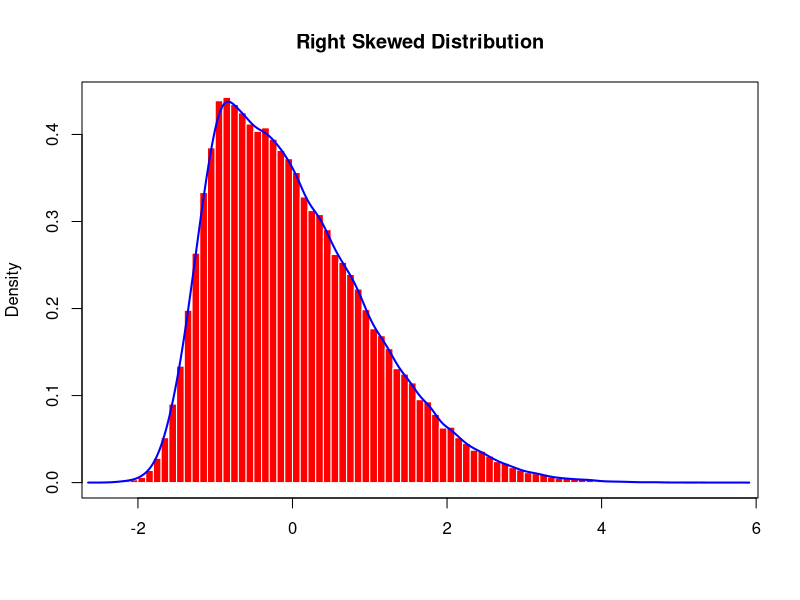
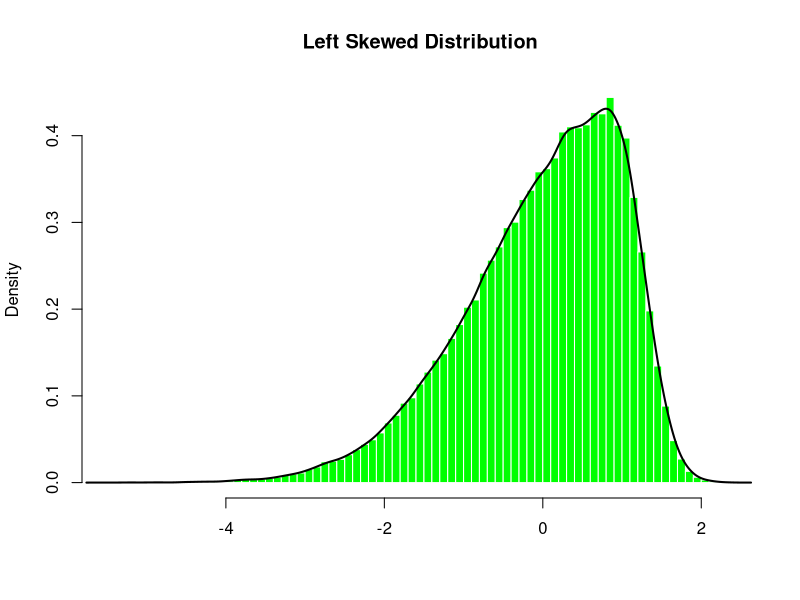

The R source for these figures, in order:
# Clear graphics and data
graphics.off()
rm(list = ls())

# Load Packages
library(fGarch)

# Right skewed generation of random numbers.
r = rsnorm(n = 1e+05, xi = 2)

# Plot the distribution
hist(r, n = 100, probability = TRUE, xlab = "", border = "white", col = "red", 
     main = "Right Skewed Distribution")
box()

# Compute the density
d = density(r)
lines(d, lwd = 2, col = "blue")

# Left Skewed generation of random numbers
rr = rsnorm(n = 1e+05, xi = -2)

# Plot the given distribution and correspondent Histogram
hist(rr, n = 100, probability = TRUE, border = "white", col = "green", 
     main = "Left Skewed Distribution", xlab = "")

# Compute the density
dr = density(rr)
lines(dr, lwd = 2)
